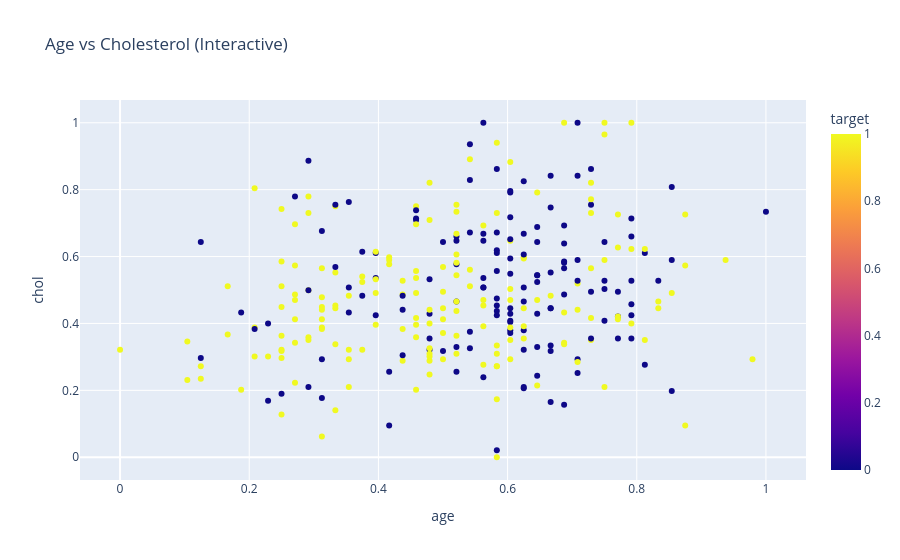

The cell this chart's notebook holds for it:
### Code cell
import plotly.express as px

fig = px.scatter(
    df,
    x="age",
    y="chol",
    color="target",
    title="Age vs Cholesterol (Interactive)"
)

fig.show()

### Figure 1 — Plotly figure (JSON) as saved in the notebook; plotly's stock layout.template omitted (floating-point values rounded to 4 significant figures; data arrays with more than 128 entries replaced by an {"elided": "..."} marker saying what was removed)
{"data": [{"hovertemplate": "age=%{x}<br>chol=%{y}<br>target=%{marker.color}<extra></extra>", "legendgroup": "", "marker": {"color": {"elided": "305 int values"}, "coloraxis": "coloraxis", "symbol": "circle"}, "mode": "markers", "name": "", "orientation": "v", "showlegend": false, "type": "scatter", "x": {"elided": "305 float values"}, "xaxis": "x", "y": {"elided": "305 float values"}, "yaxis": "y"}], "layout": {"coloraxis": {"colorbar": {"title": {"text": "target"}}, "colorscale": [[0, "#0d0887"], [0.1111, "#46039f"], [0.2222, "#7201a8"], [0.3333, "#9c179e"], [0.4444, "#bd3786"], [0.5556, "#d8576b"], [0.6667, "#ed7953"], [0.7778, "#fb9f3a"], [0.8889, "#fdca26"], [1, "#f0f921"]]}, "legend": {"tracegroupgap": 0}, "title": {"text": "Age vs Cholesterol (Interactive)"}, "xaxis": {"anchor": "y", "domain": [0, 1], "title": {"text": "age"}}, "yaxis": {"anchor": "x", "domain": [0, 1], "title": {"text": "chol"}}}}
